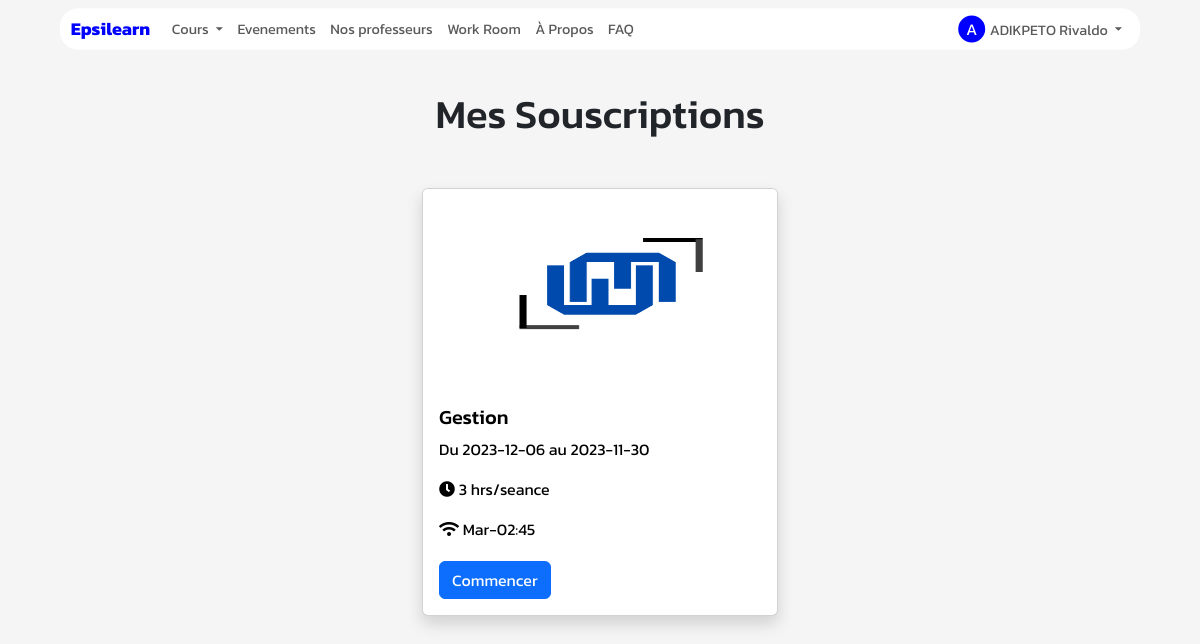
Page /abonner (signed in) on the committed database.
### App/Models/models.py (models this page shows, shortened)
class User(db.Model):
    id = db.Column(db.Integer, primary_key=True)
    nom = db.Column(db.String(50))
    prenom = db.Column(db.String(50))
    nationalite = db.Column(db.String(50))
    mail = db.Column(db.String(50))
    code = db.Column(db.String(50))
    pseudo=db.Column(db.String(200))
    date_naiss=db.Column(db.DateTime)
    ter = db.Column(db.String(50),default="non")
    age=db.Column(db.Integer)
    confirmer = db.Column(db.String(50),default="non")
    mdp=db.Column(db.String(50))
    photo=db.Column(db.String(50),default="static/Profil/unknown.jpg")
    password_reset_token = db.Column(db.String(100))
    password_reset_expiration = db.Column(db.DateTime)
    role=db.Column(db.String(200))
    etudiant= db.relationship('Etudiant', backref='acces_etudiant', foreign_keys='Etudiant.id_user_e')
    prof= db.relationship('Prof', backref='acces_prof', foreign_keys='Prof.id_user_p')
    autre= db.relationship('Autre', backref='acces_autre', foreign_keys='Autre.id_user_a')

class SubscriptionOffre(db.Model):
    id = db.Column(db.Integer, primary_key=True)
    id_offre = db.Column(db.Integer, db.ForeignKey('offre.id'), nullable=False)
    id_participant = db.Column(db.Integer, db.ForeignKey('user.id'), nullable=False)
    offre = db.relationship('Offre', foreign_keys=[id_offre], backref=db.backref('subscriptions', lazy=True))

class Offre(db.Model):
    id = db.Column(db.Integer, primary_key=True)
    nom_offre = db.Column(db.String(50))
    description = db.Column(db.String(500))
    id_prof = db.Column(db.Integer, db.ForeignKey('prof.id'), nullable=False)
    matiere = db.Column(db.String(50), nullable=False)
    organisation = db.Column(db.String(100), nullable=True)
    type=db.Column(db.String(50))
    duree=db.Column(db.String(50), nullable=True)
    Tel=db.Column(db.String(50), nullable=True)
    horaire = db.Column(db.String(500))
    horaire_presentiel = db.Column(db.String(500))
    meet = db.Column(db.String(500))
    emplacement = db.Column(db.String(500))
    date_debut = db.Column(db.DateTime)
    date_fin = db.Column(db.DateTime)
    nombre_place_total = db.Column(db.Integer)
    prix = db.Column(db.Float)
    nombre_place_occupe = db.Column(db.Integer, default=0)
    image_1 = db.Column(db.String(500))
    image_2 = db.Column(db.String(500))

### App/Cours/routes_cours.py (the view)
@CoursBp.route('/abonner')
@student_login_required_AI
def abonner() :
        user_id = session.get('userid')  # Récupère l'ID de l'utilisateur à partir de la session
        souscriptions = SubscriptionOffre.query.filter_by(id_participant=user_id).all()
        return render_template('abonner.html',offre=offre,souscriptions=souscriptions)

### App/Controllers/fonction.py (called while the page is built)
def get_current_user():
    _current_user=None
    if session.get("userid"):
        user=User.query.get(session.get("userid"))
        if user:
            _current_user=user
    return _current_user

def nombre_np():
    if session.get('role') in ["etudiant","professeur"]:
        np,_=notif(session.get("role"))
        nombre= np_nombre(us=np)
    else:
        nombre= np_nombre(us=0)
    return nombre

def nombre_nd():
    if session.get('role') in ["etudiant","professeur"]:
        _,nd=notif(session.get("role"))
        nombre= nd_nombre(us=nd)
    else:
        nd=0
        nombre= nd_nombre(us=nd)
    return nombre

### App/Decorators/__init__.py (called while the page is built)
def student_login_required_AI(f):
    @wraps(f)
    def _student_login_required_AI(*args,**kwargs):
        if "role" not in session :
            session['next_url'] = request.url
            print(request.url)
            return redirect(url_for('Main.connexion'))
        elif session.get("role")!="etudiant":
            session['next_url'] = request.url
            print(request.url)
            return redirect(url_for('Main.acces_interdit'))
        else:
            return f(*args,**kwargs)
    return _student_login_required_AI

### App/Main/routes_home.py (called while the page is built)
@MainBp.app_context_processor
def inject_param():
    return dict(current_user=current_user,np=np,nd=nd,n_stud=n_stud,user_type=session.get("role"))

### app.py (called while the page is built)
@app.after_request
def set_secure_headers(response):
    response.headers['X-Content-Type-Options'] = 'nosniff'
    response.headers['X-Frame-Options'] = 'SAMEORIGIN'
    response.headers['X-XSS-Protection'] = '1; mode=block'
    return response

@app.before_request
def update_session_time():
    if user:
        if user.id not in processed_requests and user.id is not None:
            last_activity_key = f'last_activity:{user.id}'
            redis_store.set(last_activity_key, datetime.now().strftime('%Y-%m-%d %H:%M:%S'), ex=3)
            session['online_users'] = len(redis_store.keys('last_activity:*'))
            processed_requests[user.id] = True

### App/Cours/templates/abonner.html (shortened to what this page needs)
{% extends "base.html" %}
{% block content %}
    <div class="container mt-5 j">
        <h1 class="text-center" style="margin-top: 50px; margin-bottom: 50px;">Mes Souscriptions</h1>
        <div class="row justify-content-center" id="card-container">
            {% for souscription in souscriptions %}
            <a href="{{ url_for('Cours.detailsoffre',idoffre=souscription.offre.id) }}" style="text-decoration: none;color: black;">
            <div class="col-md-4 mb-4">
                <div class="card shadow">
                    <img src="{{ souscription.offre.image_2 }}" class="card-img-top" alt="{{ souscription.offre.nom_offre }}" style="height: 200px;">
                    <div class="card-body">
                        <h5 class="card-title">{{ souscription.offre.nom_offre }}</h5>
                        <p class="card-text"> Du {{ souscription.offre.date_debut.strftime('%Y-%m-%d') }} au {{ souscription.offre.date_fin.strftime('%Y-%m-%d') }}</p>
                        <div class="form-group mt-3">
                            <div class="jsc-CompanyCard__description__uOSiy"  style="word-wrap: break-word;"><i class="fas fa-clock"></i>
                                {{souscription.offre.duree}} hrs/seance</div>
                        </div>
                        {% if souscription.offre.horaire!="" %}
                            <div class="form-group mt-3">
                                <div class="jsc-CompanyCard__description__uOSiy"  style="word-wrap: break-word;"><i class="fas fa-wifi"></i>
                                    {{souscription.offre.horaire}}</div>
                            </div>
                        {% endif %}
                        <a href="/room/{{souscription.offre.meet}}" class="btn btn-primary" style="margin-top: 20px;">Commencer</a>
                    </div>
                </div>
            </div>
        </a>
            {% endfor %}
        </div>
    </div>
{% endblock %}

### App/Main/templates/base.html (shortened to what this page needs)
<!DOCTYPE html>
<html>
<head>
    <link href="https://cdn.jsdelivr.net/npm/bootstrap@5.3.0/dist/css/bootstrap.min.css" rel="stylesheet">
    <link
    rel="stylesheet"
    href="https://pro.fontawesome.com/releases/v5.10.0/css/all.css"
  />
  <link rel="stylesheet" href="https://cdnjs.cloudflare.com/ajax/libs/animate.css/4.1.1/animate.min.css">
</head>
<body style="font-family: 'Kanit';">
 <div class="page-content hidden">
    {% block nav %}
    <nav class="navbar navbar-expand-lg navbar-light bg-transparent " style="display: flex;justify-content: center; height: 40px;scale: 0.9;z-index: 9999999999999999999999;" >
        <div class="container-fluid text-center" style="background-color: rgb(255, 255, 255);border-radius: 20px;z-index: 9;opacity: 1;margin-top: 20px;padding: 0 12px;">
            <a class="navbar-brand" href="/accueil" style="color: blue;">Epsilearn</a>
            <div class="collapse navbar-collapse" id="navbarNav">
                <ul class="navbar-nav" style="z-index: 99999999999999999;">
                    {% if user_type == 'professeur' %}
                    {% if np.us>0 %}
                    <style>
                        #prg{
                            color: brown;
                            font-weight: bold;
                        }
                    </style>
                    {% endif %}
                    {% if nd.us > 0 %}
                    <style>
                        #dmd{
                            color: brown;
                            font-weight: bold;
                        }
                    </style>
                    {% endif %}
                    <li class="nav-item dropdown" >
                        <a class="nav-link dropdown-toggle" href="#" id="navbarDropdownMenuLink" role="button" data-bs-toggle="dropdown" aria-expanded="false">
                            Cours
                        </a>
                        <ul class="dropdown-menu" aria-labelledby="navbarDropdownMenuLink">
                            <li><a id="prg" class="dropdown-item" href="/programme">Programmes{% if np.us > 0 %}({{np.us}}){% endif %}</a></li>
                            <li><a id="dmd" class="dropdown-item" href="/demande">Demandes{% if nd.us > 0 %}({{nd.us}}){% endif %}</a></li>
                            <li><a class="dropdown-item" href="/offre">Offres</a></li>
                            <li><a class="dropdown-item" href="/cours-crees">Mes services</a></li>
                        </ul>
                    </li>
                    <li class="nav-item">
                        <a class="nav-link" id="evenement" href="/evenement">Evenements</a>
                    </li>
                    <li class="nav-item">
                        <a class="nav-link"  id="workroom" href="/chambrepomodoro">Work Room</a>
                    </li>
                    <li class="nav-item">
                        <a class="nav-link" id="about"  href="/about">À Propos</a>
                    </li>
                    <li class="nav-item">
                        <a class="nav-link" id="faq"  href="/faq">FAQ</a>
                    </li>
                    {% elif user_type == 'etudiant' %}
                    <li class="nav-item dropdown">
                        <a class="nav-link dropdown-toggle"  href="#" id="navbarDropdownMenuLink"  role="button" data-bs-toggle="dropdown" aria-expanded="false">
                            Cours
                        </a>
                    </li>
                    <li class="nav-item">
                        <a class="nav-link" id="evenement" href="/evenement">Evenements</a>
                    </li>
                    <li class="nav-item">
                      <a class="nav-link" id="listeprof" href="/listeprof">Nos professeurs</a>
                  </li>
                  <li class="nav-item">
                    <a class="nav-link"  id="workroom" href="/chambrepomodoro">Work Room</a>
                  </li>
                <li class="nav-item">
                    <a class="nav-link" id="about" href="/about">À Propos</a>
                </li>
                  <li class="nav-item">
                    <a class="nav-link" id="faq"  href="/faq">FAQ</a>
                </li>
                    {% endif %}
                </ul>
                <ul class="navbar-nav ms-auto">
                    {% if current_user %}
                    <li class="nav-item dropdown">
                        <a class="nav-link dropdown-toggle" href="#" id="navbarDropdownMenuLink2" role="button" data-bs-toggle="dropdown" aria-expanded="false">
                            <span class="user-initials">{{ current_user.nom|first }}</span>{{ current_user.nom }} {{ current_user.prenom }}
                        </a>
                    </li>
                    {% endif %}
                </ul>
            </div>
        </div>
    </nav>
    {% endblock %}
    <div  style="font-family:'Kanit';overflow-x:hidden;overflow-y: hidden;">
        {% block content %}
        {% endblock %}
    </div>
</div>
</body>
</html>

### App/Main/templates/base.html (style rules this page uses)
.loaded .page-content { display: block; }
.navbar-brand { font-weight: bold; }
.user-initials { width: 30px; height: 30px; border-radius: 50%; background-color: blue; color: #ffffff; font-size: 18px; display: inline-flex; align-items: center; justify-content: center; margin-right: 5px; text-transform: uppercase; }

### App/Cours/templates/abonner.html (style rules this page uses)
body { background-color: #f5f5f5; }

### rows in the picture
User: nom|first "A", nom "ADIKPETO", prenom "Rivaldo"
SubscriptionOffre: offre.image_2 (picture), offre.nom_offre "Gestion", offre.date_debut "2023-12-06", offre.date_fin "2023-11-30", offre.duree "3", offre.horaire "Mar-02:45"
